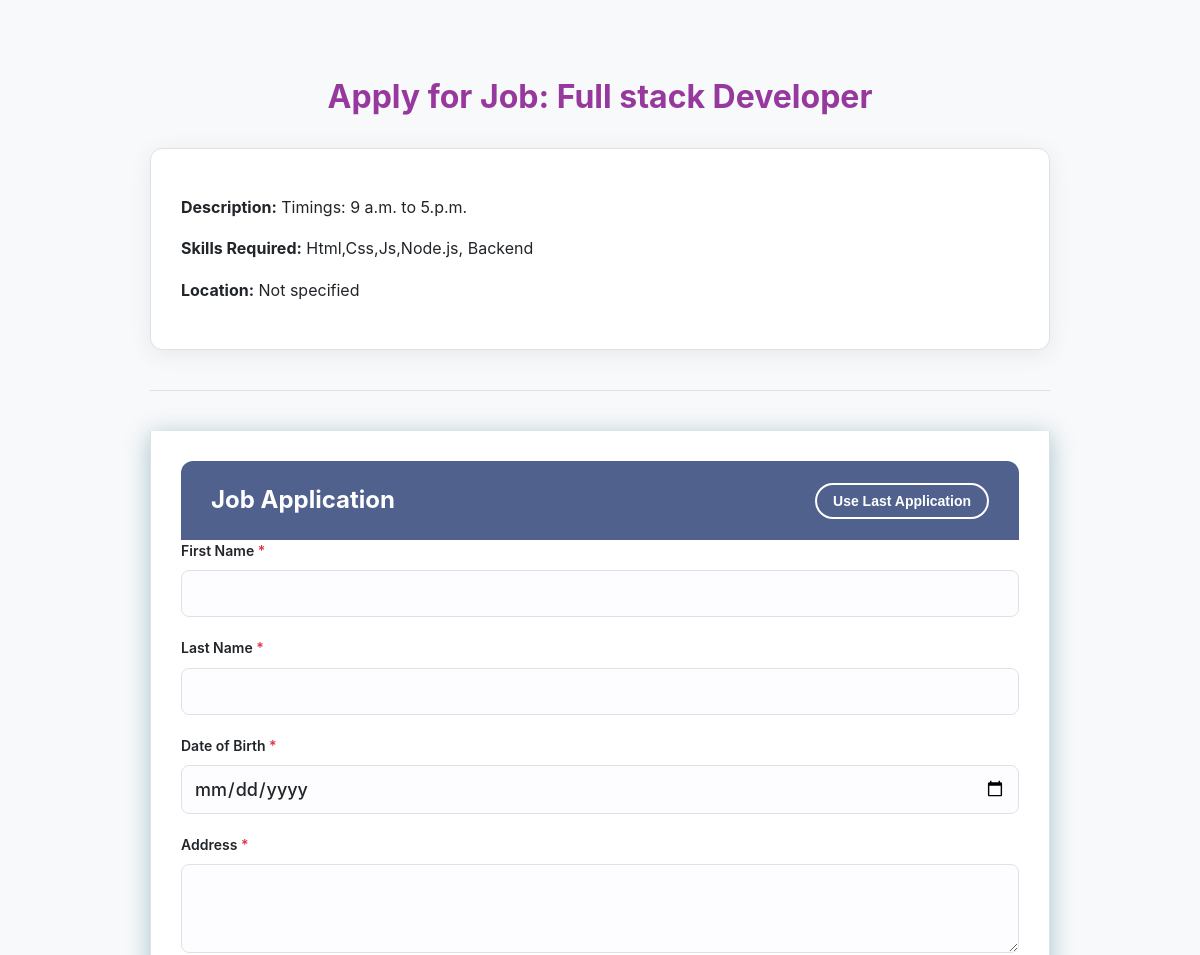
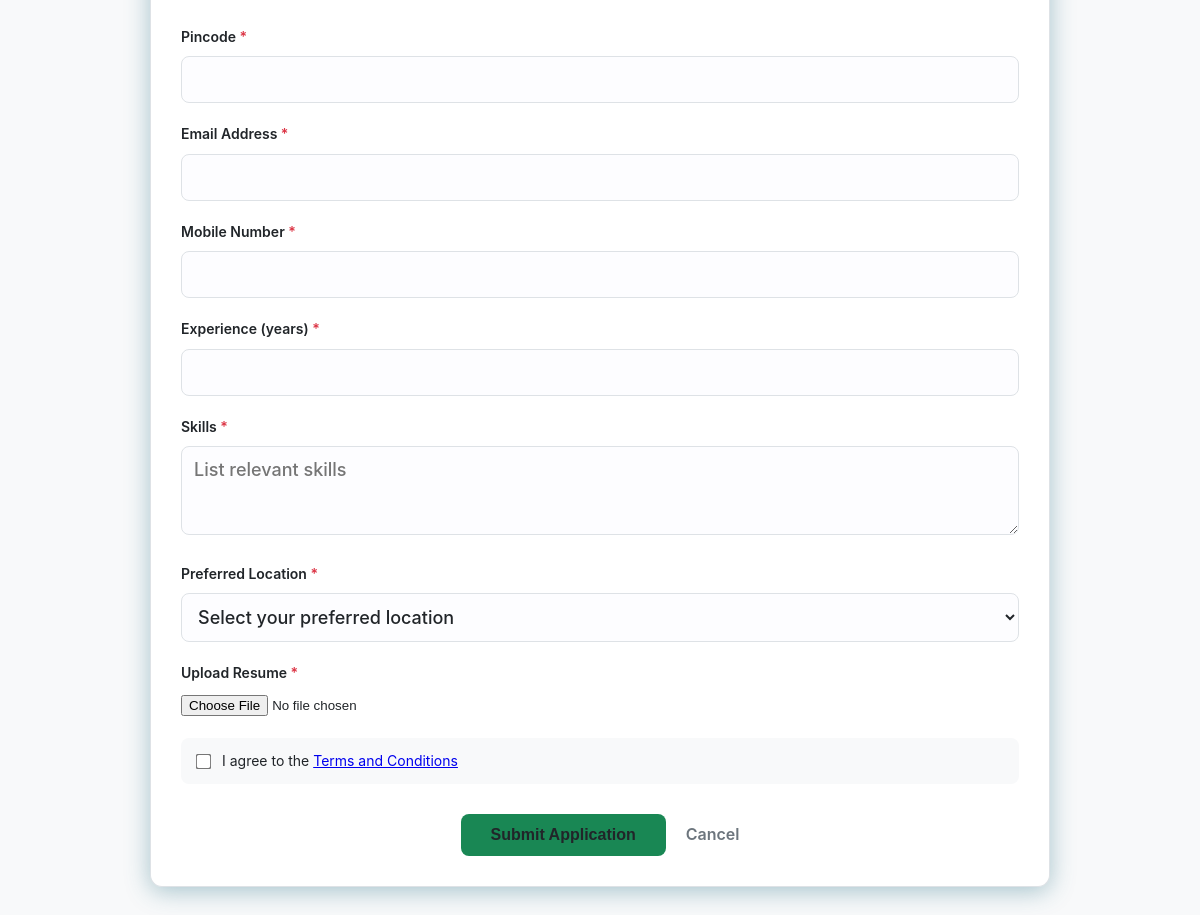
The app's page /apply/5 (signed in) with its own data (2 pictures, top to bottom).
### tables this page shows
CREATE TABLE career_options (
            id INTEGER PRIMARY KEY AUTOINCREMENT,
            name TEXT NOT NULL,
            description TEXT NOT NULL,
            learn_more TEXT NOT NULL,
            skills_required TEXT,
            application_form_url TEXT,
            is_vacant INTEGER DEFAULT 1,
            total_labour_vacancy INTEGER DEFAULT 0,
            posted_by TEXT,
            posted_date DATETIME DEFAULT CURRENT_TIMESTAMP
        );

CREATE TABLE applications (
            id INTEGER PRIMARY KEY AUTOINCREMENT,
            job_id INTEGER NOT NULL,
            applicant_name TEXT NOT NULL,
            contact_info TEXT,
            resume_filename TEXT, applicant_email TEXT, applicant_phone TEXT, first_name TEXT, last_name TEXT, dob TEXT, address TEXT, pincode TEXT, experience REAL, skills_applied TEXT, preferred_location TEXT, user_id INTEGER,
            FOREIGN KEY(job_id) REFERENCES career_options(id)
        );

### app.py (the view, shortened to what this page needs)
@app.route('/apply/<int:job_id>', methods=['GET', 'POST'])
@login_required
def apply(job_id):
    db = get_db()
    existing_application = db.execute(
        "SELECT id FROM applications WHERE user_id = ? AND job_id = ?",
        (current_user.id, job_id)
    ).fetchone()
    if existing_application:
        flash("You have already applied for this job.", "error")
        return redirect(url_for('dashboard'))
    job = db.execute("SELECT * FROM career_options WHERE id = ?", (job_id,)).fetchone()
    if not job:
        flash("Job not found.", "error")
        return redirect(url_for('dashboard'))
    recent_application_row = db.execute(
        "SELECT * FROM applications WHERE user_id = ? ORDER BY id DESC LIMIT 1",
        (current_user.id,)
    ).fetchone()
    recent_application = dict(recent_application_row) if recent_application_row else None
    preferred_locations = []
    if job['posted_by']:
        admin_profile = db.execute("SELECT location FROM admin_profiles WHERE username = ?", (job['posted_by'],)).fetchone()
        if admin_profile and admin_profile['location']:
            locations = [loc.strip() for loc in admin_profile['location'].split(',') if loc.strip()]
            preferred_locations = sorted(locations)
    return render_template(
        'apply.html',
        job=job,
        preferred_locations=preferred_locations,
        recent_application=recent_application
    )

### app.py (called while the page is built)
def get_db():
    db = getattr(g, '_database', None)
    if db is None:
        db = g._database = sqlite3.connect(DATABASE)
    db.row_factory = sqlite3.Row
    return db

@app.teardown_appcontext
def close_connection(exception):
    db = getattr(g, '_database', None)
    if db:
        db.close()

@login_manager.user_loader
def load_user(user_id):
    return User.get(user_id)

    @staticmethod
    def get(user_id):
        if ':' not in user_id:
            return None
        username, role = user_id.split(':', 1)
        db = get_db()
        user_row = db.execute("SELECT * FROM users WHERE username = ? AND role = ?", (username, role)).fetchone()
        if not user_row:
            return None
        return User(
            username=user_row['username'],
            age=user_row['age'],
            skills=user_row['skills'],
            profile_pic=user_row['profile_pic'],
            role=user_row['role']
        )

### templates/apply.html (shortened to what this page needs)
<!DOCTYPE html>
<html lang="en">
<head>
    <link rel="stylesheet" href="{{ url_for('static', filename='apply.css') }}" />
</head>
<body>
    <div class="page-container">
        <h1>Apply for Job: {{ job.name }}</h1>
        <div class="job-details">
            <p class="job-description">
                <strong>Description:</strong> {{ job.description }}
            </p>
            <p class="job-skills">
                <strong>Skills Required:</strong> {{ job.skills_required or 'Not specified' }}
            </p>
            <p class="job-location">
                <strong>Location:</strong> {{ job.location or 'Not specified' }}
            </p>
        </div>
        <hr />
        <div class="form-container">
            <div class="form-header">
                <center>
                    <h3>Job Application</h3>
                </center>
                {% if recent_application %}
                    <button type="button" id="fill-from-recent-btn">Use Last Application</button>
                {% endif %}
            </div>
            <form method="POST" enctype="multipart/form-data">
                <div class="form-group">
                    <label for="first_name" class="required">First Name</label>
                    <input type="text" id="first_name" name="first_name" required />
                </div>
                <div class="form-group">
                    <label for="last_name" class="required">Last Name</label>
                    <input type="text" id="last_name" name="last_name" required />
                </div>
                <div class="form-group">
                    <label for="dob" class="required">Date of Birth</label>
                    <input type="date" id="dob" name="dob" required />
                </div>
                <div class="form-group">
                    <label for="address" class="required">Address</label>
                    <textarea id="address" name="address" rows="3" required></textarea>
                </div>
                <div class="form-group">
                    <label for="pincode" class="required">Pincode</label>
                    <input type="text" id="pincode" name="pincode" pattern="\d{6}" title="6 digit pincode" required />
                </div>
                <div class="form-group">
                    <label for="applicant_email" class="required">Email Address</label>
                    <input type="email" id="applicant_email" name="applicant_email" required />
                </div>
                <div class="form-group">
                    <label for="mobile" class="required">Mobile Number</label>
                    <input type="tel" id="mobile" name="applicant_phone" pattern="\d{10}" title="10 digit mobile number" required />
                </div>
                <div class="form-group">
                    <label for="experience" class="required">Experience (years)</label>
                    <input type="number" id="experience" name="experience" min="0" step="0.1" required />
                </div>
                <div class="form-group">
                    <label for="skills" class="required">Skills</label>
                    <textarea id="skills" name="skills" rows="3" placeholder="List relevant skills" required></textarea>
                </div>
                <div class="form-group">
                    <label for="preferred_location" class="required">Preferred Location</label>
                    <select id="preferred_location" name="preferred_location" required>
                        <option value="" disabled selected>Select your preferred location</option>
                    </select>
                </div>
                <div class="form-group">
                    <label for="resume" class="required">Upload Resume</label>
                    <input type="file" id="resume" name="resume" accept=".pdf,application/pdf"
                           {% if not recent_application or not recent_application.resume_filename %}required{% endif %} />
                </div>
                <div class="form-group checkbox-group">
                    <input type="checkbox" id="terms_checkbox" name="terms" required />
                    <label for="terms_checkbox" class="required">
                        I agree to the <a href="{{ url_for('terms', job_id=job.id) }}" target="_blank">Terms and Conditions</a>
                    </label>
                </div>
                <div class="form-actions">
                    <button type="submit">Submit Application</button>
                    <a href="{{ url_for('dashboard') }}" class="cancel-link">Cancel</a>
                </div>
            </form>
        </div>
    </div>
</body>
</html>

### static/apply.css (style rules this page uses)
:root { --primary-color: #007bff; --primary-hover: #0056b3; --success-color: #198754; --success-hover: #157347; --danger-color: #dc3545; --header-dark: #2d3748; --bg-color: #f8f9fa; --border-color: #dee2e6; --card-bg: #ffffff; --text-dark: #212529; --text-light: #6c757d; --font-sans-serif: -apple-system, BlinkMacSystemFont, "Segoe UI", Roboto, Helvetica, Arial, sans-serif; }
body { font-family: var(--font-sans-serif); background-color: var(--bg-color); color: var(--text-dark); line-height: 1.6; margin: 0; }
.page-container { max-width: 900px; margin: 30px auto; padding: 20px; }
.job-details { background-color: var(--card-bg); border: 1px solid var(--border-color); border-radius: 12px; padding: 30px; box-shadow: 0 4px 25px rgba(0, 0, 0, 0.07); margin-bottom: 25px; }
hr { border: none; border-top: 1px solid var(--border-color); margin: 40px 0; }
h1 { text-align: center; color: rgba(132, 19, 140, 0.84); margin-bottom: 25px; }
label { display: block; margin-bottom: 8px; font-weight: 600; font-size: 14px; }
label.required::after { content: " *"; color: var(--danger-color); }
.form-header { display: flex; justify-content: space-between; align-items: center; background-color: rgb(80, 97, 142); color: var(--card-bg); padding: 20px 30px; border-radius: 12px 12px 0 0; margin-bottom: 0; border-bottom: none; }
.form-header h3 { margin: 0; font-size: 24px; color: var(--card-bg); text-align: center; }
#fill-from-recent-btn { background-color: transparent; border: 2px solid var(--card-bg); color: var(--card-bg); padding: 8px 16px; border-radius: 20px; font-size: 14px; font-weight: bold; cursor: pointer; white-space: nowrap; transition: all 0.3s ease; }
.form-container { background-color: var(--card-bg); border: 1px solid var(--border-color); border-radius: 0 0 12px 12px; padding: 30px; box-shadow: 0 4px 25px rgba(41, 115, 134, 0.403); border-top: none; }
.form-group { margin-bottom: 20px; }
input[type="text"], input[type="date"], input[type="email"], input[type="tel"], input[type="number"], textarea, select { width: 100%; padding: 12px; box-sizing: border-box; border: 1px solid var(--border-color); border-radius: 8px; background-color: #fdfdff; transition: border-color 0.2s, box-shadow 0.2s; font-family: inherit; font-size: 18px; font-weight: 500; color: var(--text-dark); }
.checkbox-group { display: flex; align-items: center; background-color: var(--bg-color); padding: 12px; border-radius: 8px; }
.checkbox-group input[type="checkbox"] { width: auto; margin-right: 12px; transform: scale(1.2); }
.checkbox-group label { margin-bottom: 0; font-weight: normal; }
.checkbox-group label.required::after { content: ""; }
.form-actions { margin-top: 30px; display: flex; justify-content: center; align-items: center; gap: 20px; }
button[type="submit"] { background-color: var(--success-color); color: var(--white); padding: 12px 30px; border: none; border-radius: 8px; font-size: 16px; font-weight: bold; cursor: pointer; transition: background-color 0.3s; }
.cancel-link { color: var(--text-light); text-decoration: none; font-weight: 600; }

### records on screen
career_options: name "Full stack Developer", description "Timings: 9 a.m. to 5.p.m.", skills_required "Html,Css,Js,Node.js, Backend"

### other values on screen
{{ job.location or 'Not specified' }} "Not specified"
